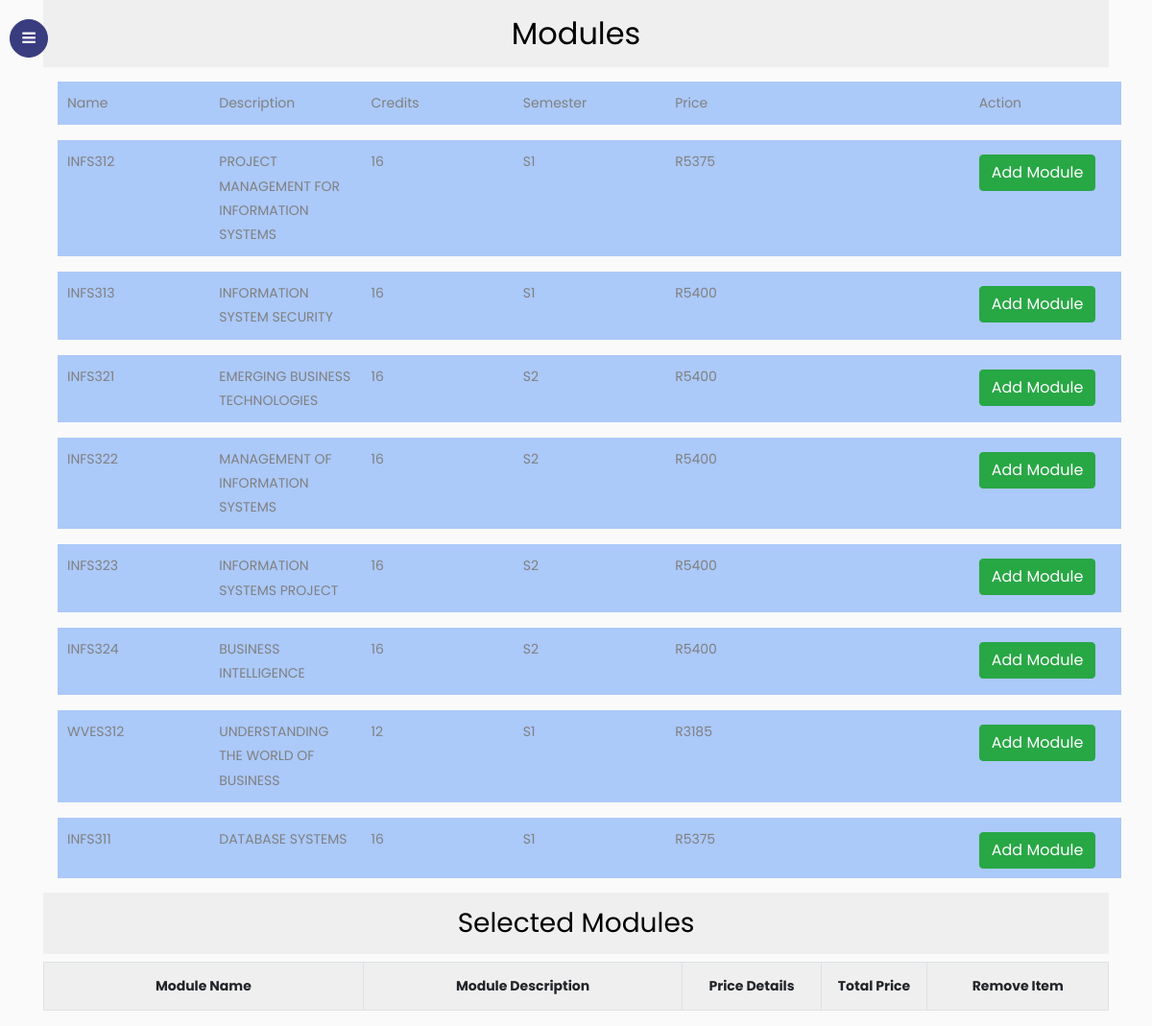
Page /app/register.php (signed in) on the committed database.
### tables this page shows
CREATE TABLE `modules` (
  `id` int(11) NOT NULL,
  `pname` varchar(255) DEFAULT NULL,
  `description` varchar(255) DEFAULT NULL,
  `credits` int(15) NOT NULL,
  `period` varchar(15) NOT NULL,
  `price` double DEFAULT NULL,
  `course` varchar(25) NOT NULL DEFAULT '5XVH014'
);

### app/register.php (the view, shortened to what this page needs)
<?php
    $database_name = "final";
    $con = mysqli_connect("localhost","root","",$database_name);
?>
<!doctype html>
<html lang="en">
  <head>
        <link rel="stylesheet" href="https://stackpath.bootstrapcdn.com/font-awesome/4.7.0/css/font-awesome.min.css">
        <link rel="stylesheet" href="css/style.css">
  </head>
  <body>
        <div class="wrapper d-flex align-items-stretch">
            <nav id="sidebar" class="active">
                <div class="custom-menu">
                    <button type="button" id="sidebarCollapse" class="btn btn-primary">
              <i class="fa fa-bars"></i>
            </button>
        </div>
        </nav>
      <div id="content" >
        <div class="container">
        <h2>Modules</h2>
        <div class="container_2" style="width: 100%">
                                <div class="item">Name</div>
                                <div class="item">Description</div>
                                <div class="item">Credits</div>
                                <div class="item">Semester</div>
                                <div class="item">Price</div>
                                <div class="item"> </div>
                                <div class="item">Action</div>
                            </div>
        <?php
            $query = "SELECT * FROM modules ORDER BY id ASC ";
            $result = mysqli_query($con,$query);
            if(mysqli_num_rows($result) > 0) {
                while ($row = mysqli_fetch_array($result)) {
                    ?>
                        <form method="post" action="register.php?action=add&id=<?php echo $row["id"]; ?>">
                            <div class="container_2" style="width: 100%">
                                <div class="item"><?php echo $row["pname"]; ?></div>
                                <div class="item"><?php echo $row["description"]; ?></div>
                                <div class="item"><?php echo $row["credits"]; ?></div>
                                <div class="item"><?php echo $row["period"]; ?></div>
                                <div class="item">R<?php echo $row["price"]; ?></div>
                                <div class="item"><input  type="text" name="quantity" class="form-control" style="visibility: hidden;" value="1" size="2"></div>
                                <div class="item"><input type="submit" name="add" style="margin-top: 5px;" class="btn btn-success"
                                       value="Add Module"></div>
                            </div>
                        </form>
                    <?php
                }
            }
        ?>
        <h3 class="title2">Selected Modules</h3>
        <div class="table-responsive">
            <table class="table table-bordered">
            <tr>
                <th width="30%">Module Name</th>
                <th width="30%">Module Description</th>
                <th width="13%">Price Details</th>
                <th width="10%">Total Price</th>
                <th width="17%">Remove Item</th>
            </tr>
            </table>
        </div>
    </div>
      </div>
        </div>
  </body>
</html>

### app/register.php (style rules this page uses)
.container_2 { padding: 1px; display: flex; margin: 1em; }
.item { padding: 10px; width: 500px; background-color: rgba(95,154,250,.5); }
table, th, tr { text-align: center; }
.title2 { text-align: center; color: black; background-color: #efefef; padding: 1%; }
h2 { text-align: center; color: black; background-color: #efefef; padding: 1%; }
table th { background-color: #efefef; }

### rows in the picture
modules: pname "INFS312", description "PROJECT MANAGEMENT FOR INFORMATION SYSTEMS", credits "16", period "S1", price "5375"
modules: pname "INFS313", description "INFORMATION SYSTEM SECURITY", credits "16", period "S1", price "5400"
modules: pname "INFS321", description "EMERGING BUSINESS TECHNOLOGIES", credits "16", period "S2", price "5400"
modules: pname "INFS322", description "MANAGEMENT OF INFORMATION SYSTEMS", credits "16", period "S2", price "5400"
modules: pname "INFS323", description "INFORMATION SYSTEMS PROJECT", credits "16", period "S2", price "5400"
modules: pname "INFS324", description "BUSINESS INTELLIGENCE", credits "16", period "S2", price "5400"
modules: pname "WVES312", description "UNDERSTANDING THE WORLD OF BUSINESS", credits "12", period "S1", price "3185"
modules: pname "INFS311", description "DATABASE SYSTEMS", credits "16", period "S1", price "5375"
